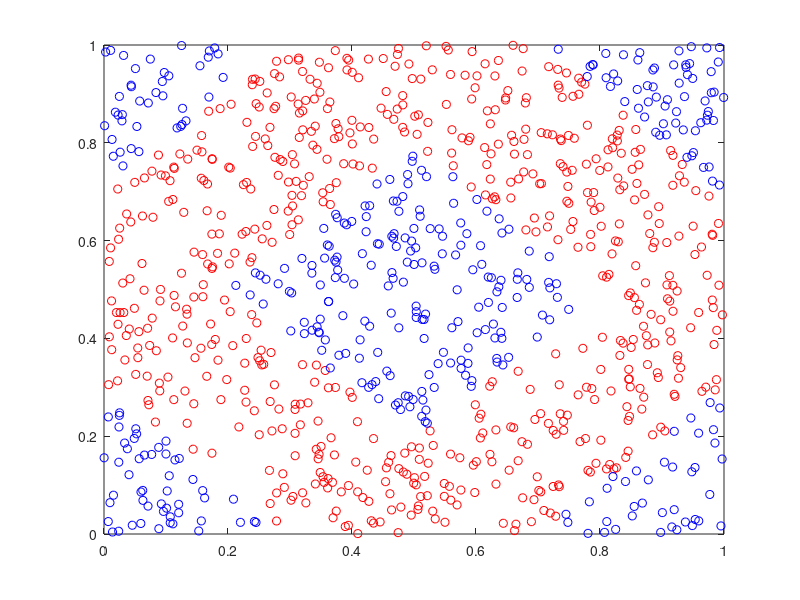

Here is the MATLAB script that generated this plot: (Note: this script raises an error after producing the figure.)
%% parameters for the model

n_epochs = 200;     % number of epochs to train
n_neurons = [19,17,13];     % number of neurons
n_outputs = 1;      % one output (binary classification problem)

%% generate our training set

% learn a complex function (like a circle with a hole in it)
N_POINTS = 1000;
x_data = rand(N_POINTS, 2); % 2-dimensional data
y_hat = x_data(:,1) + x_data(:,2) > 0.3 ...
        & x_data(:,1) + x_data(:,2) < 1.7 ...
        & x_data(:,1) - x_data(:,2) < 0.7 ...
        & x_data(:,2) - x_data(:,1) < 0.7 ...
        & (x_data(:,2) - x_data(:,1) > 0.3 | x_data(:,1) - x_data(:,2) > 0.3 | x_data(:,1) + x_data(:,2) < 0.7 | x_data(:,1) + x_data(:,2) > 1.3);
% y_hat = (x_data(:,1)-0.5) .* (x_data(:,1)-0.5) + (x_data(:,2)-0.5) .* (x_data(:,2)-0.5) < 0.25 ...
%         & (x_data(:,1)-0.5) .* (x_data(:,1)-0.5) + (x_data(:,2)-0.5) .* (x_data(:,2)-0.5) > 0.05;
% y_hat = x_data(:,1) + x_data(:,2) < 0.5 ...
%         | x_data(:,1) + x_data(:,2) > 1.5;

% positive and negative training examples
x_pos = x_data(y_hat,:);
x_neg = x_data(~y_hat,:);

% plot the data: red is positive, blue is negative
PLOT = 1;
if PLOT
    figure;
    plot(x_pos(:,1), x_pos(:,2), 'ro');
    hold on;
    plot(x_neg(:,1), x_neg(:,2), 'bo');
    hold off;
end

%% construct the network itself

% Initialize the two sets of weights (two-layer neural network)
W1 = rand(size(x_data,2), n_neurons(1)) * 2 - 1;
bias1 = rand(1, n_neurons(1)) * 2 - 1;

W2 = rand(n_neurons(1), n_neurons(2)) * 2 - 1;
bias2 = rand(1, n_neurons(2)) * 2 - 1;

W3 = rand(n_neurons(2), n_neurons(3)) * 2 - 1;
bias3 = rand(1, n_neurons(3)) * 2 - 1;

W4 = rand(n_neurons(3), n_outputs) * 2 - 1;
bias4 = rand(1, n_outputs) * 2 - 1;

%  train the network

LEARNING_RATE = 0.01;
batch_error = numel(y_hat);

% can adjust this value based on how the model seems to be converging
while batch_error > 0.05
    batch = randperm(N_POINTS, 200);
    x_batch = x_data(batch, :);
    y_batch = y_hat(batch, :);
    
    for l=1:n_epochs
        [~,W1,W2,W3,W4,bias1,bias2,bias3,bias4] = four_layer_update(x_batch,y_batch,W1,W2,W3,W4,bias1,bias2,bias3,bias4,LEARNING_RATE,1);
    end
    
    [output] = four_layer_update(x_data,y_hat,W1,W2,W3,W4,bias1,bias2,bias3,bias4,LEARNING_RATE,0);
    
    % l2 error
    batch_error = sum(sum((y_hat - output) .* (y_hat - output))) / numel(y_hat);
    fprintf('total error: %d learning rate: %d\n', batch_error, LEARNING_RATE);
    
    LEARNING_RATE = LEARNING_RATE * 0.99;
end

%% wta part (sort of works... wta's time component is a bit hairy)

% basically learns what bias will allow the wta part to work correctly
% since the wta part is time-dependent it sorts the z2's in increasing
% order (uncomment last line to graph result idea)

[output] = four_layer_update(x_data,y_hat,W1,W2,W3,W4,bias1,bias2,bias3,bias4,LEARNING_RATE,0);
[bias, wta, batch_error] = learn_wta_bias(output, y_hat, 0.001, 10000, 1);
disp(batch_error);

plot(sort(output)); hold on; plot(wta);

%% graph result of classification for comparison

figure;
clear ax;

% plot the original data: red is positive, blue is negative
ax(1) = subplot(2,3,1);
plot(x_pos(:,1), x_pos(:,2), 'ro');
hold on;
plot(x_neg(:,1), x_neg(:,2), 'bo');
hold off;
title('Desired classifications');

[output] = four_layer_update(x_data,y_hat,W1,W2,W3,W4,bias1,bias2,bias3,bias4,LEARNING_RATE,0);

% plot the learned data: red is positive, blue is negative (decision
% boundary is 0.5)
pos = output > 0.5;
train_pos = x_data(pos,:);
train_neg = x_data(~pos,:);

ax(2) = subplot(2,3,2);
plot(train_pos(:,1), train_pos(:,2), 'ro');
hold on;
plot(train_neg(:,1), train_neg(:,2), 'bo');
hold off;
title('Learned classifications');

% plot the differences
diff_pos = pos == 1 & y_hat == 0;
diff_neg = pos == 0 & y_hat == 1;
x_diff_pos = x_data(diff_pos,:);
x_diff_neg = x_data(diff_neg,:);

ax(3) = subplot(2,3,4);
plot(x_diff_pos(:,1), x_diff_pos(:,2), 'ro');
hold on;
plot(x_diff_neg(:,1), x_diff_neg(:,2), 'bo');
hold off;
title('Incorrect classifications');

% plot the contour
VERT = 100;
HORI = 100;
x_test = [repmat(linspace(0,1,VERT),[1,HORI]); sort(repmat(linspace(0,1,HORI),[1,VERT]))]';
[output] = four_layer_update(x_test,y_hat,W1,W2,W3,W4,bias1,bias2,bias3,bias4,LEARNING_RATE,0);
pos = output > 0.5;
train_pos = x_test(pos,:);
train_neg = x_test(~pos,:);

ax(4) = subplot(2,3,5);
plot(train_pos(:,1), train_pos(:,2), 'r.', 'markersize', 15);
hold on;
plot(train_neg(:,1), train_neg(:,2), 'b.', 'markersize', 15);
hold off;
title('Decision boundaries');

linkaxes(ax, 'xy');

subplot(1,3,3);
mesh(reshape(output, VERT, HORI));